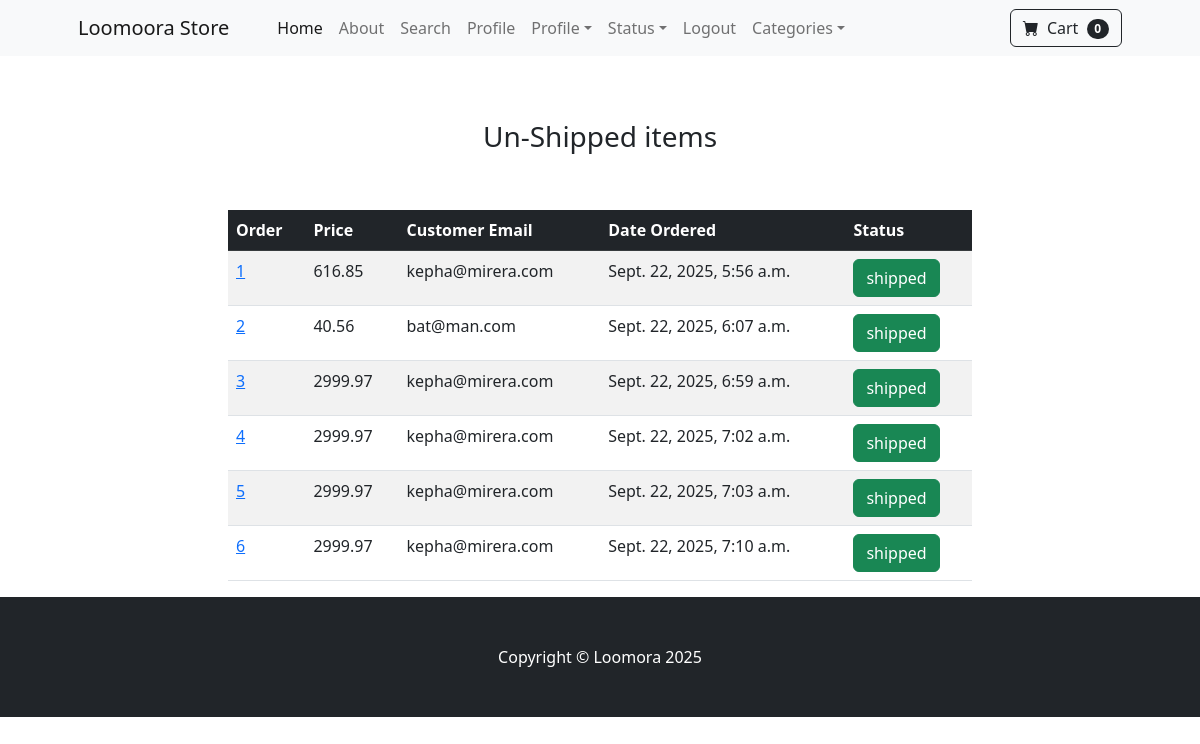
Page /payment/not_shipped_dash (signed in) on the earlier database version.
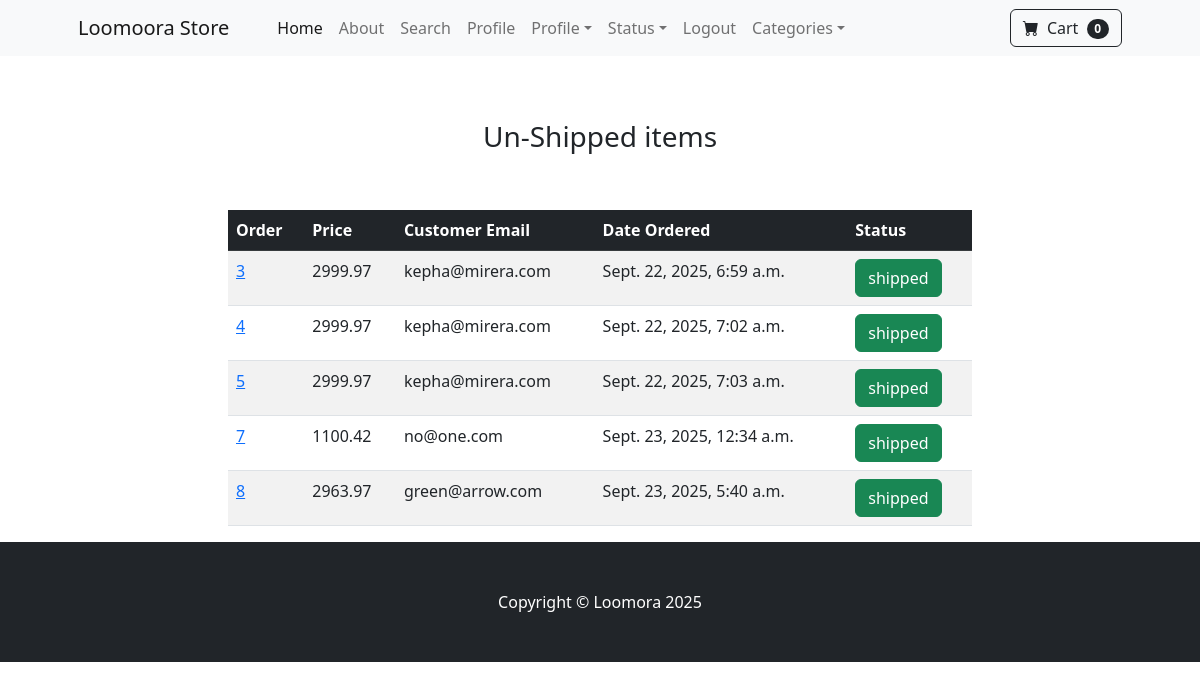
Same page on the later database version.
### payment/models.py (models this page shows, shortened)
class Order(models.Model):
    user = models.ForeignKey(User, on_delete=models.CASCADE, null=True, blank=True)
    fullname = models.CharField(max_length=100, null=True, blank=False)
    email = models.EmailField(max_length=100, null=True, blank=True)
    shipping_address = models.TextField(max_length=15000, null=True, blank=True)
    amount_paid = models.DecimalField(decimal_places=2, max_digits=20)
    date_ordered = models.DateTimeField(auto_now_add=True)
    shipped = models.BooleanField(default=False)
    date_shipped = models.DateTimeField(blank=True, null=True)

### payment/views.py (the view)
# urls.py: path('not_shipped_dash', views.not_shipped_dash, name='not_shipped_dash'),
@login_required
def not_shipped_dash(request):
    if not request.user.is_superuser:
        messages.error(request, 'Access Denied.')
        return redirect('home')
    if request.method == "POST":
        order_id = request.POST.get("num")
        Order.objects.filter(id=order_id).update(shipped=True)
        messages.success(request, f"Order #{order_id} marked as shipped.")
        return redirect("not_shipped_dash")
    orders = Order.objects.filter(shipped=False)
    return render(request, 'not_shipped_dash.html', {'orders': orders})

### cart/cart.py (called while the page is built)
    def __len__(self):
        return len(self.cart)

### cart/context_processors.py (called while the page is built)
def cart(request):
    return {'cart': Cart(request)}

### payment/templates/not_shipped_dash.html (shortened to what this page needs)
{% extends 'base.html' %}
{% block content %}
    <div class="container">
    <div class="row">
        <center>
            <div class="col-8">
                <br><br>
                <h3>Un-Shipped items</h3>
                <br><br>
                <table class="table table-hover table-striped">
                  <thead class="table-dark">
                    <tr>
                      <th scope="col">Order</th>
                      <th scope="col">Price</th>
                      <th scope="col">Customer Email</th>
                      <th scope="col">Date Ordered</th>
                      <th scope="col">Status</th>
                    </tr>
                  </thead>
                  <tbody>
                  {% for item in orders %}
                    <tr>
                      <td><a href="{% url 'orders' item.id %}">{{ item.id }}</a></td>
                      <td>{{ item.amount_paid }}</td>
                      <td>{{ item.email }}</td>
                        <td>{{ item.date_ordered }}</td>
                    <td>
                            <form method="POST" action="">
                                <button type="submit" class="btn btn-success">shipped</button>
                            </form>
                    </td>
                    </tr>
                  {% endfor %}
                  </tbody>
                </table>
            </div>
        </center>
    </div>
    </div>
{% endblock %}

### shopapp/templates/base.html (shortened to what this page needs)
<!DOCTYPE html>
{% load static %}
<html lang="en">
<head>
    <link href="https://cdn.jsdelivr.net/npm/bootstrap-icons@1.5.0/font/bootstrap-icons.css" rel="stylesheet" />
    <link href="{% static 'css/styles.css' %}" rel="stylesheet" />
</head>
<body>
   {% include 'navbar.html' %}
   {% block content %}
   {% endblock %}
   <footer class="py-5 bg-dark">
       <div class="container">
           <p class="m-0 text-center text-white">Copyright &copy; Loomora 2025</p>
       </div>
   </footer>
</body>
</html>

### shopapp/templates/navbar.html (shortened to what this page needs)
<nav class="navbar navbar-expand-lg navbar-light bg-light">
            <div class="container px-4 px-lg-5">
                <a class="navbar-brand" href="{% url 'home' %}">Loomoora Store </a>
                <div class="collapse navbar-collapse" id="navbarSupportedContent">
                    <ul class="navbar-nav me-auto mb-2 mb-lg-0 ms-lg-4">
                        <li class="nav-item"><a class="nav-link active" aria-current="page" href="{% url 'home' %}">Home</a></li>
                        <li class="nav-item"><a class="nav-link" href="{% url 'about' %}">About</a></li>
                        <li class="nav-item"><a class="nav-link" href="{% url 'search' %}">Search</a></li>
                        {% if user.is_authenticated %}
                            <li class="nav-item"><a class="nav-link" href="{% url 'update_user' %}">Profile</a></li>
                            <li class="nav-item dropdown">
                            <a class="nav-link dropdown-toggle" id="navbarDropdown" href="#" role="button" data-bs-toggle="dropdown" aria-expanded="false">Profile</a>
                            </li>
                            {% if user.is_superuser %}
                            <li class="nav-item dropdown">
                            <a class="nav-link dropdown-toggle" id="navbarDropdown" href="#" role="button" data-bs-toggle="dropdown" aria-expanded="false">Status</a>
                            </li>
                            {% endif %}
                            <li class="nav-item"><a class="nav-link" href="{% url 'logout' %}">Logout</a></li>
                        {% else %}
                            <li class="nav-item"><a class="nav-link" href="{% url 'login' %}">Login</a></li>
                            <li class="nav-item"><a class="nav-link" href="{% url 'signup' %}">Signup</a></li>
                        {% endif %}
                        <li class="nav-item dropdown">
                            <a class="nav-link dropdown-toggle" id="navbarDropdown" href="#" role="button" data-bs-toggle="dropdown" aria-expanded="false">Categories</a>
                        </li>
                    </ul>
                    <form class="d-flex">
                        <a href="{% url 'cart_summary' %}" class="btn btn-outline-dark"><i class="bi-cart-fill me-1"></i>
                            Cart
                            <span class="badge bg-dark text-white ms-1 rounded-pill" id="cart_quantity">{{ cart|length }}</span>
                        </a>
                    </form>
                </div>
            </div>
        </nav>

Differences in the rows shown:
no longer on this page (row edited): Order: id "1", amount_paid "616.85", email "kepha@mirera.com", date_ordered "Sept. 22, 2025, 5:56 a.m."
no longer on this page (row edited): Order: id "2", amount_paid "40.56", email "bat@man.com", date_ordered "Sept. 22, 2025, 6:07 a.m."
no longer on this page (row edited): Order: id "6", amount_paid "2999.97", email "kepha@mirera.com", date_ordered "Sept. 22, 2025, 7:10 a.m."
added Order: id "7", amount_paid "1100.42", email "no@one.com", date_ordered "Sept. 23, 2025, 12:34 a.m."
added Order: id "8", amount_paid "2963.97", email "green@arrow.com", date_ordered "Sept. 23, 2025, 5:40 a.m."
